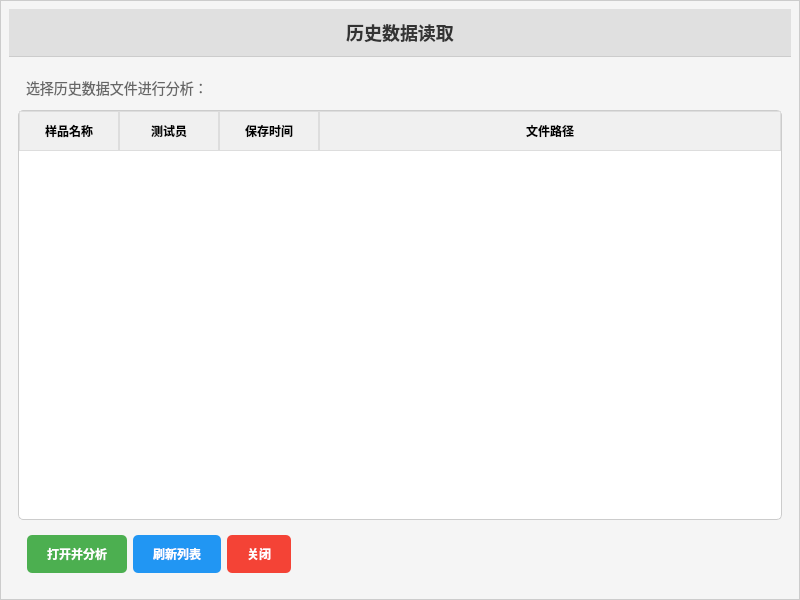
<?xml version="1.0" encoding="UTF-8"?>
<ui version="4.0">
 <class>HistoryWindow</class>
 <widget class="QMainWindow" name="HistoryWindow">
  <property name="geometry">
   <rect>
    <x>0</x>
    <y>0</y>
    <width>800</width>
    <height>600</height>
   </rect>
  </property>
  <property name="windowTitle">
   <string>历史数据读取</string>
  </property>
  <property name="styleSheet">
   <string notr="true">QMainWindow {
    background-color: #f5f5f5;
    border: 1px solid #cccccc;
}</string>
  </property>
  <widget class="QWidget" name="centralwidget">
   <layout class="QVBoxLayout" name="verticalLayout">
    <item>
     <widget class="QLabel" name="label_title">
      <property name="text">
       <string>历史数据读取</string>
      </property>
      <property name="styleSheet">
       <string notr="true">QLabel {
    font-size: 18px;
    font-weight: bold;
    color: #333;
    padding: 10px;
    background-color: #e0e0e0;
    border-bottom: 1px solid #ccc;
}</string>
      </property>
      <property name="alignment">
       <set>Qt::AlignCenter</set>
      </property>
     </widget>
    </item>
    <item>
     <widget class="QWidget" name="widget_content" native="true">
      <layout class="QVBoxLayout" name="verticalLayout_2">
       <item>
        <widget class="QLabel" name="label_info">
         <property name="text">
          <string>选择历史数据文件进行分析：</string>
         </property>
         <property name="styleSheet">
          <string notr="true">QLabel {
    font-size: 14px;
    color: #666;
    padding: 5px;
}</string>
         </property>
        </widget>
       </item>
       <item>
        <widget class="QTableWidget" name="tableWidget_files">
         <property name="styleSheet">
          <string notr="true">QTableWidget {
    border: 1px solid #ccc;
    border-radius: 5px;
    background-color: white;
}
QTableWidget::item {
    padding: 8px;
    border-bottom: 1px solid #eee;
}
QTableWidget::item:selected {
    background-color: #e3f2fd;
    color: #1976d2;
}
QHeaderView::section {
    background-color: #f0f0f0;
    padding: 8px;
    border: 1px solid #ddd;
    font-weight: bold;
}</string>
         </property>
         <property name="editTriggers">
          <set>QAbstractItemView::NoEditTriggers</set>
         </property>
         <property name="selectionBehavior">
          <enum>QAbstractItemView::SelectRows</enum>
         </property>
         <property name="selectionMode">
          <enum>QAbstractItemView::SingleSelection</enum>
         </property>
         <attribute name="horizontalHeaderVisible">
          <bool>true</bool>
         </attribute>
         <attribute name="horizontalHeaderStretchLastSection">
          <bool>true</bool>
         </attribute>
         <column>
          <property name="text">
           <string>样品名称</string>
          </property>
         </column>
         <column>
          <property name="text">
           <string>测试员</string>
          </property>
         </column>
         <column>
          <property name="text">
           <string>保存时间</string>
          </property>
         </column>
         <column>
          <property name="text">
           <string>文件路径</string>
          </property>
         </column>
        </widget>
       </item>
       <item>
        <widget class="QWidget" name="widget_buttons" native="true">
         <layout class="QHBoxLayout" name="horizontalLayout">
          <item>
           <widget class="QPushButton" name="pushButton_open">
            <property name="text">
             <string>打开并分析</string>
            </property>
            <property name="styleSheet">
             <string notr="true">QPushButton {
    background-color: #4CAF50;
    color: white;
    border: none;
    padding: 10px 20px;
    border-radius: 5px;
    font-weight: bold;
}
QPushButton:hover {
    background-color: #45a049;
}
QPushButton:disabled {
    background-color: #cccccc;
    color: #666666;
}</string>
            </property>
           </widget>
          </item>
          <item>
           <widget class="QPushButton" name="pushButton_refresh">
            <property name="text">
             <string>刷新列表</string>
            </property>
            <property name="styleSheet">
             <string notr="true">QPushButton {
    background-color: #2196F3;
    color: white;
    border: none;
    padding: 10px 20px;
    border-radius: 5px;
    font-weight: bold;
}
QPushButton:hover {
    background-color: #1976D2;
}</string>
            </property>
           </widget>
          </item>
          <item>
           <widget class="QPushButton" name="pushButton_close">
            <property name="text">
             <string>关闭</string>
            </property>
            <property name="styleSheet">
             <string notr="true">QPushButton {
    background-color: #f44336;
    color: white;
    border: none;
    padding: 10px 20px;
    border-radius: 5px;
    font-weight: bold;
}
QPushButton:hover {
    background-color: #d32f2f;
}</string>
            </property>
           </widget>
          </item>
          <item>
           <spacer name="horizontalSpacer">
            <property name="orientation">
             <enum>Qt::Horizontal</enum>
            </property>
            <property name="sizeHint" stdset="0">
             <size>
              <width>40</width>
              <height>20</height>
             </size>
            </property>
           </spacer>
          </item>
         </layout>
        </widget>
       </item>
      </layout>
     </widget>
    </item>
   </layout>
  </widget>
 </widget>
 <resources/>
 <connections/>
</ui>
